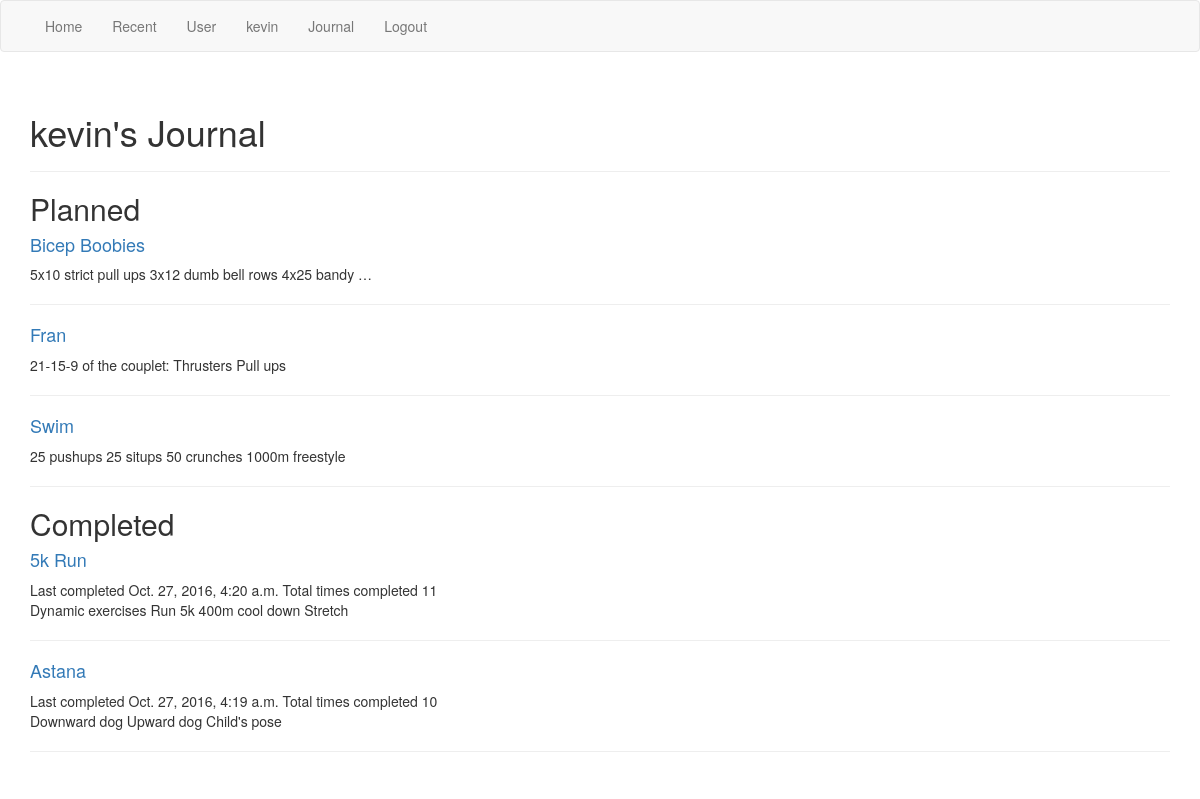
Before: /workouts/user/1/ with the older database file.
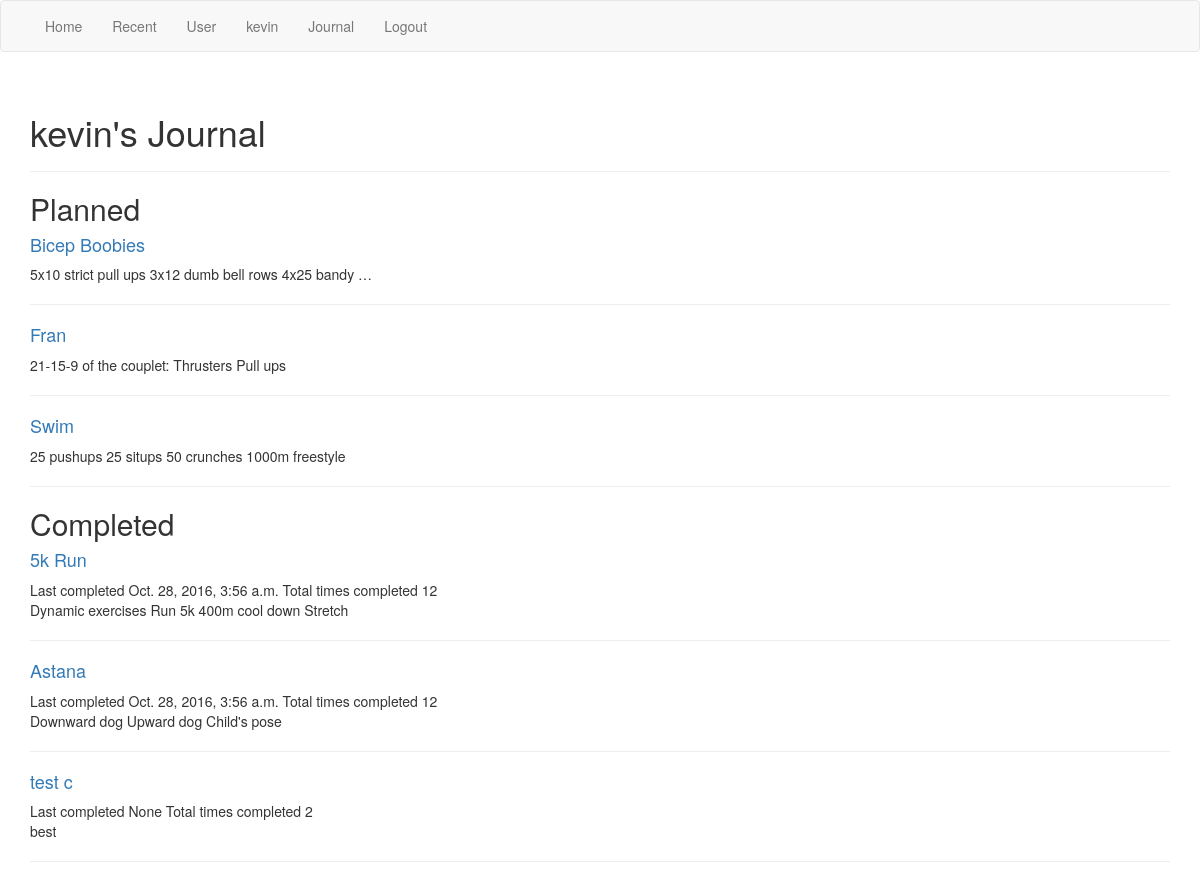
After: the same page with the newer database file.
### workouts/models.py (models this page shows, shortened)
class Journal(models.Model):
  user = models.ForeignKey(settings.AUTH_USER_MODEL, on_delete=models.CASCADE)
  routine = models.ForeignKey(Routine, on_delete=models.CASCADE)
  completed_on = models.DateTimeField(null=True)
  completed_count = models.IntegerField(default=0)

class Routine(models.Model):
  routine_title = models.CharField(max_length=70)
  routine_text = models.TextField()
  pub_date = models.DateTimeField('date published', default=timezone.now)
  created_by = models.ForeignKey(settings.AUTH_USER_MODEL, related_name="created_by")
  modify_date = models.DateTimeField('date modified', null=True)
  modified_by = models.ForeignKey(settings.AUTH_USER_MODEL, null=True, related_name="modified_by")
  likes = models.IntegerField(default=0)

### workouts/views.py (the view)
# urls.py: url(r'^user/(?P<user_id>[0-9]+)/$', views.user_detail, name='user_detail'),
def user_detail(request, user_id):
  user = get_object_or_404(User, pk=user_id)
  journal = Journal.objects.filter(user=user)
  journal_planned = journal.filter(completed_count=0)
  journal_completed = journal.filter(completed_count__gt=0)
  params = dict(user=user, journal_planned=journal_planned,
                journal_completed=journal_completed)
  return render(request, "workouts/journal_browse.html", params)

### workouts/templates/workouts/journal_browse.html (shortened to what this page needs)
{% extends "./base.html" %}
{% block content %}
{% block journal_title %}
<div class="page-header"><h1>{{ user.first_name }}'s Journal</h1></div>
{% endblock %}
<div><h2>Planned</h2></div>
{% for entry in journal_planned %}
  <span>
    <div><h4><a href="{% url 'workouts:detail' entry.routine.id %}">{{ entry.routine.routine_title }}</a></h4></div>
    <div>{{ entry.routine.routine_text|truncatewords:10 }}</div>
  </span>
  <hr>
{% endfor %}
<div><h2>Completed</h2></div>
{% for entry in journal_completed %}
  <div><h4><a href="{% url 'workouts:detail' entry.routine.id %}">{{ entry.routine.routine_title }}</a></h4></div>
  <div>
    <span>Last completed {{ entry.completed_on }}</span>
    <span>Total times completed {{ entry.completed_count }}<span>
  </div>
  <div>{{ entry.routine.routine_text|truncatewords:10 }}</div>
  <hr>
{% endfor %}
{% endblock content %}

Changed rows visible on the page:
changed Journal "5k Run": completed_on "Oct. 27, 2016, 4:20 a.m." → "Oct. 28, 2016, 3:56 a.m."; completed_count "11" → "12"
changed Journal "Astana": completed_on "Oct. 27, 2016, 4:19 a.m." → "Oct. 28, 2016, 3:56 a.m."; completed_count "10" → "12"
added Journal: routine.routine_title "test c", completed_on "None", completed_count "2", routine.routine_text "best", shown under "Completed"
